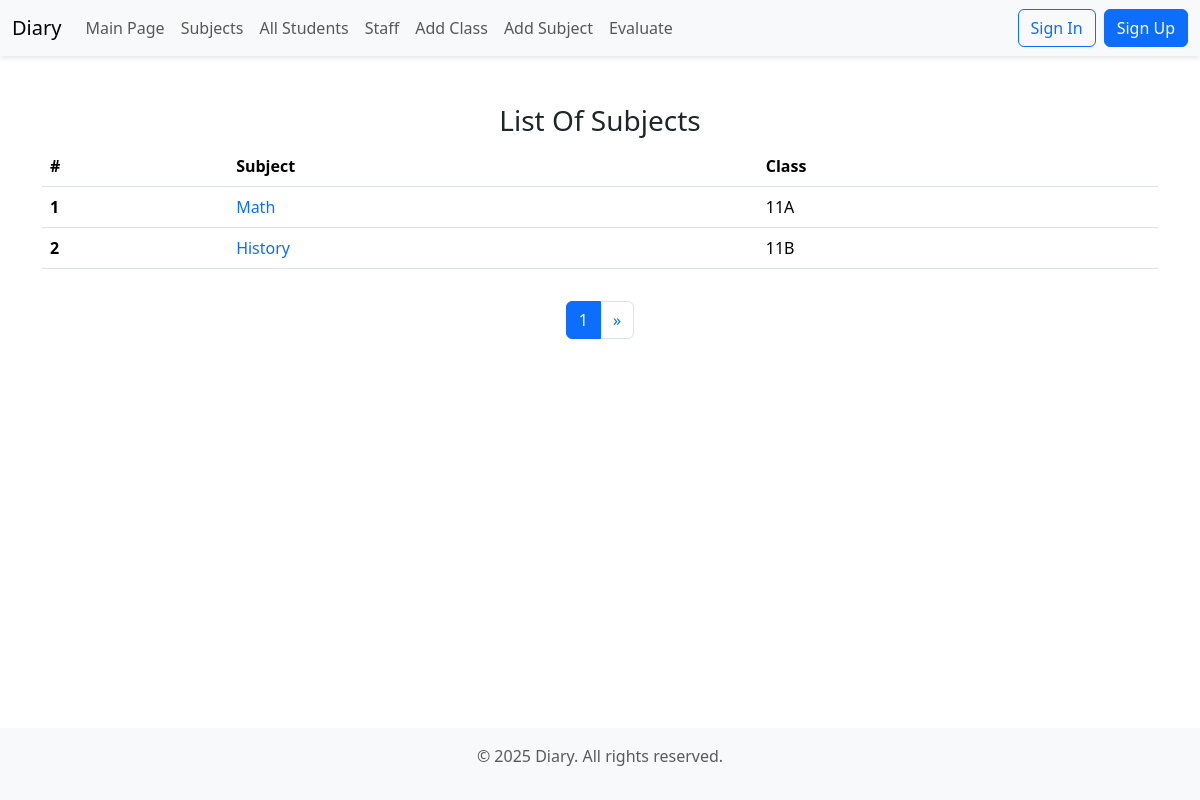
/subjects/, run on the app's committed database.
### grade/models.py (models this page shows, shortened)
class Subject(models.Model):
    subject = models.CharField(max_length=255, null=False, blank=False, verbose_name="Subject's Name")
    clas = models.ForeignKey(Clas, on_delete=models.CASCADE)

class Clas(models.Model):
    name = models.CharField(max_length=100, null=False, blank=False, verbose_name="Class")
    def __str__(self) -> str:
        return self.name

### grade/views.py (the view)
# urls.py: path("subjects/", subjects, name="subjects"),
def subjects(request):
    subjects = Subject.objects.all()
    pages = Paginator(subjects, 2)
    page_number = request.GET.get("page")
    page_obj = pages.get_page(page_number)
    context = { "page_obj" : page_obj }
    return render(request, "subjects.html", context)

### templates/subjects.html (shortened to what this page needs)
{% extends "base.html" %}
{% block content %}
    <div class="container mt-5">
        <h3 class="text-center">List Of Subjects</h3>
        <table class="table">
            <thead>
                <tr>
                    <th class="col">#</th>
                    <th scope="col">Subject</th>
                    <th scope="col">Class</th>
                </tr>
            </thead>
            <tbody>
                {% for subject in page_obj %}
                    <tr>
                        <th scope="row">{{ subject.id }}</th>
                        <td>
                            <a href="{% url 'grades_in_a_subject' subject.id %}" class="text-decoration-none">
                                {{ subject.subject }}
                            </a>
                        </td>
                        <td>{{ subject.clas }}</td>
                    </tr>
                {% endfor %}
            </tbody>
        </table>
    </div>
    <div class="container mt-3">
        <nav>
            <ul class="pagination justify-content-center">
                    <li class="page-item active">
                        <span class="page-link">{{ page_obj.number }}</span>
                    </li>
                {% if page_obj.has_next %}
                    <li class="page-item">
                        <a href="?page={{ page_obj.next_page_number }}" class="page-link" aria-label="Next">
                            <span aria-hidden="true">&raquo;</span>
                        </a>
                    </li>
                {% endif %}
            </ul>
        </nav>
    </div>
{% endblock content %}

### templates/base.html (style rules this page uses)
body { min-height: 100vh; display: flex; flex-direction: column; }

### data on the page
Subject: id "1", subject "Math", clas "11A"
Subject: id "2", subject "History", clas "11B"

### other printed values
{{ page_obj.number }} "1"
